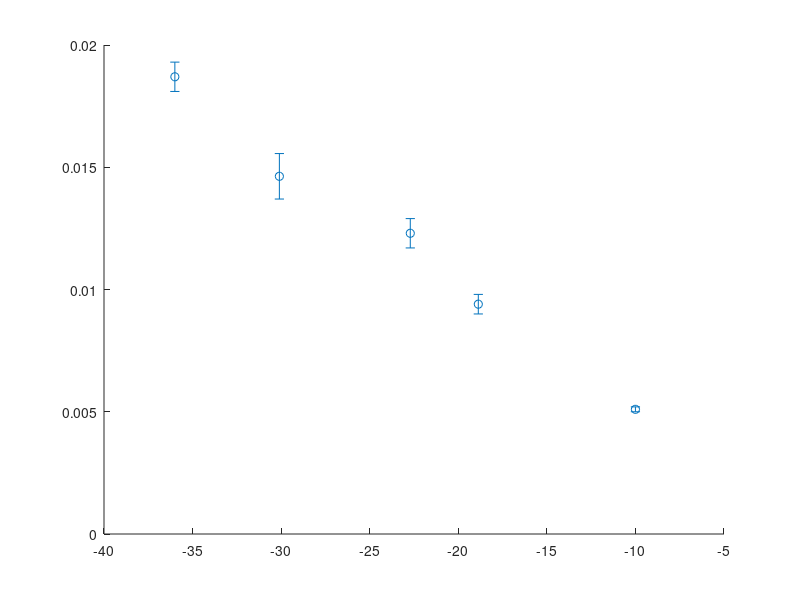

This chart was generated by the following MATLAB code: (Note: this script raises an error after producing the figure.)
% Data
x = [-10, -18.87, -22.71, -30.1, -36];  % ΔT (Tendon Distance) in mm
K_exp = [0.0051, 0.0094, 0.0123, 0.01463, 0.0187];   % Experimental curvature (mm^-1)
K_theo = [0.0052, 0.0098, 0.0117, 0.01556, 0.0181];  % Theoretical curvature (mm^-1)

% Real error values (K_exp - K_theo)
K_error = abs(K_exp - K_theo);

% Plot experimental curvature with error bars
figure;
errorbar(x, K_exp, K_error, 'o', ...
    'MarkerFaceColor', 'b', 'Color', 'b', 'LineWidth', 1.5, ...
    'DisplayName', 'Experimental Curvature');

hold on;

% Plot theoretical curvature
plot(x, K_theo, '--r', 'LineWidth', 1.5, 'DisplayName', 'Theoretical Curvature');

% Show value labels for both curves
for i = 1:length(x)
    % Experimental values with error
    text(x(i), K_exp(i) + K_error(i) + 0.0003, ...
        sprintf('%.5f', K_exp(i)), ...
        'FontSize', 10, 'Color', 'b', 'HorizontalAlignment', 'center');

    % Theoretical values
    text(x(i), K_theo(i) - 0.0005, ...
        sprintf('%.5f', K_theo(i)), ...
        'FontSize', 10, 'Color', 'r', 'HorizontalAlignment', 'center');
end

% Labels and formatting
xlabel('\DeltaT (Tendon Pulling Length) [mm]', 'FontSize', 12);
ylabel('Curvature K [mm^{-1}]', 'FontSize', 12);
title('Curvature vs. Tendon Pulling Length with Error Bars', 'FontSize', 14);
legend('Location', 'northwest');
grid on;
